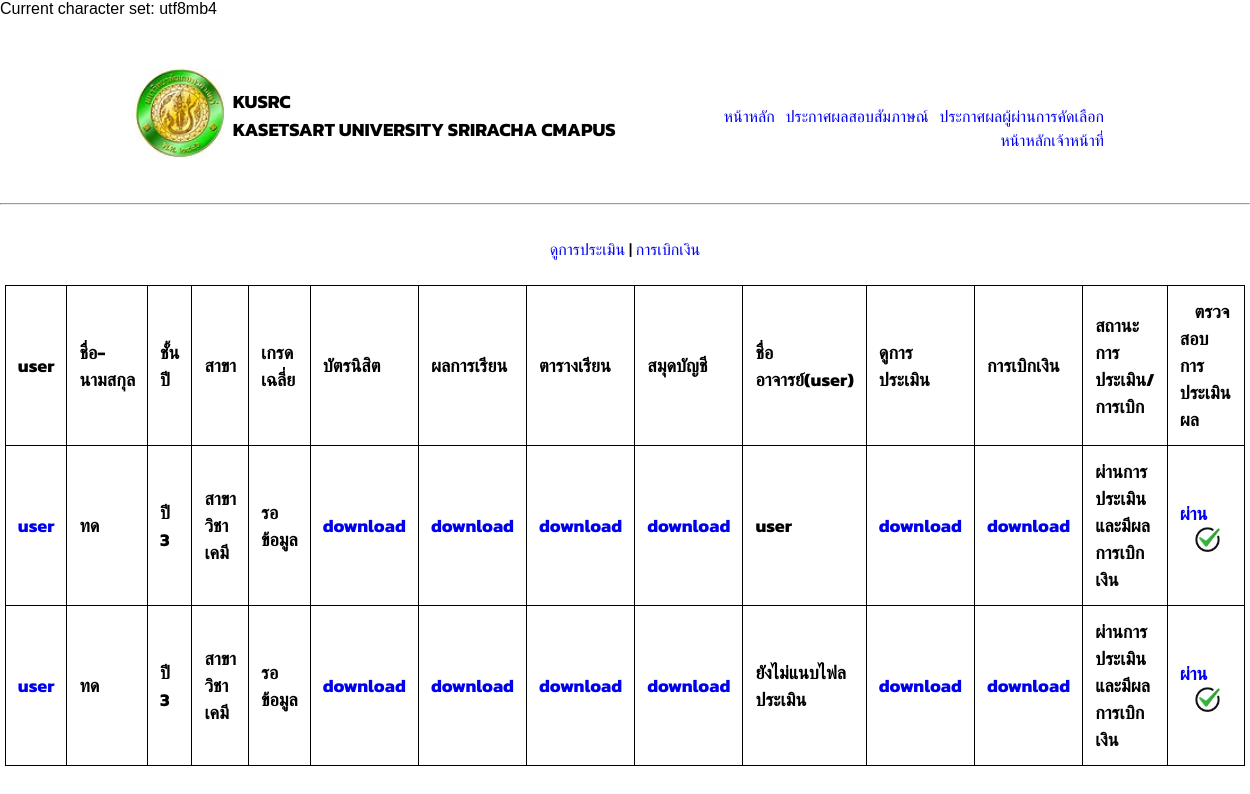
The app's page /staff/homestaff3.php?table=work (signed in) with its own data.
### tables this page shows
CREATE TABLE `work` (
  `id` int(11) NOT NULL,
  `user` varchar(405) DEFAULT NULL,
  `nisitidcard_path` varchar(405) DEFAULT NULL,
  `gpa_path` varchar(405) DEFAULT NULL,
  `study_path` varchar(405) DEFAULT NULL,
  `bank_path` varchar(400) DEFAULT NULL,
  `time` varchar(405) DEFAULT NULL,
  `unix` varchar(45) DEFAULT NULL,
  `keep` varchar(4005) DEFAULT NULL,
  `status` varchar(45) DEFAULT NULL,
  `status2` varchar(500) DEFAULT NULL,
  `status3` varchar(500) DEFAULT NULL,
  `status4` varchar(500) DEFAULT NULL,
  `moneypath` varchar(500) DEFAULT NULL,
  `evaluatepath` varchar(555) DEFAULT NULL,
  `teachername` varchar(555) DEFAULT NULL,
  `status5` varchar(500) DEFAULT NULL,
  `status6` varchar(500) DEFAULT NULL
);

CREATE TABLE `nisit` (
  `id` int(11) NOT NULL,
  `user` varchar(45) DEFAULT NULL,
  `pass` varchar(45) DEFAULT NULL,
  `name` varchar(45) DEFAULT NULL,
  `tel` varchar(45) DEFAULT NULL,
  `status` varchar(45) DEFAULT NULL,
  `thainame` varchar(45) DEFAULT NULL,
  `thaisurname` varchar(45) DEFAULT NULL,
  `engname` varchar(45) DEFAULT NULL,
  `engsurname` varchar(45) DEFAULT NULL,
  `nisitid` varchar(45) DEFAULT NULL,
  `year` varchar(45) DEFAULT NULL,
  `sec` varchar(45) DEFAULT NULL,
  `email` varchar(45) DEFAULT NULL,
  `line` varchar(45) DEFAULT NULL,
  `thaiprename` varchar(45) DEFAULT NULL,
  `engprename` varchar(45) DEFAULT NULL,
  `keep` varchar(5000) DEFAULT NULL
);

### Staff/homeStaff3.php (the view, shortened to what this page needs)
<!DOCTYPE html>
<html lang="en">
<?php
include "../connectDb.php";
include "../Nisit/resource/navIndex.php";
$table = 'tunasup';
if ($_REQUEST['table']) {
    $table = $_REQUEST['table'];
}else{
    header("Location: http://localhost/intern/Staff");
}
?>
<head>
    <link rel="stylesheet" href="http:\\localhost\Intern\Nisit\resource\css.css">
    <link rel="stylesheet" type="text/css" href="https://cdn.datatables.net/1.11.3/css/jquery.dataTables.css">
</head>
<body>
    <div>
        <br>
        <hr>
        <br>
        <?php
                if ($table == 'work') {
                    echo('
                        <div style="text-align: center">
                            <a href="http://localhost/Intern/staff/homestaff4.php" class="button large hpbottom">ดูการประเมิน</a>
                            |
                            <a href="http://localhost/Intern/staff/homestaff5.php" class="button large hpbottom">การเบิกเงิน</a>
                        </div>
                        <br>'
                    );
                }
        ?>
        <table id="myTable" class="display" style="width:90%;text-align:center;margin-left:auto;margin-right:auto;  border-collapse: collapse;  border: 1px solid black; ">
            <?php
            if ($table == 'tunasup') {
                echo ('
                <tr>
                    <th>user</th>
                    <th>ชื่อ-นามสกุล</th>
                    <th>ชั้นปี</th>
                    <th>สาขา</th>
                    <th>เกรดเฉลี่ย</th>
                    <th>ทฉ.2</th>
                    <th>บัตรนิสิต</th>
                    <th>ผลการเรียน</th>
                    <th>สมุดบัญชี</th>
                    <th>บัตรผู้รับรอง</th>
                    <th>สถานะคัดเลือก</th>
                </tr>');
            } elseif ($table == 'work') {
                echo ('
                <tr>
                    <th>user</th>
                    <th>ชื่อ-นามสกุล</th>
                    <th>ชั้นปี</th>
                    <th>สาขา</th>
                    <th>เกรดเฉลี่ย</th>
                    <th>บัตรนิสิต</th>
                    <th>ผลการเรียน</th>
                    <th>ตารางเรียน</th>
                    <th>สมุดบัญชี</th>
                    <th class="header">ชื่ออาจารย์(user)</th>
                    <th class="header">ดูการประเมิน</th>
                    <th class="header">การเบิกเงิน</th>
                    <th class="header">สถานะ การประเมิน/การเบิก</th>
                    <th>&nbsp;&nbsp;&nbsp;&nbsp;ตรวจสอบการประเมินผล&nbsp;&nbsp;&nbsp;&nbsp;&nbsp;&nbsp;&nbsp;&nbsp;&nbsp;</th>
                </tr>
                ');
            }
            $sql = "SELECT * FROM $table where  status2 = 'true' and status3 IS NULL or status3 = ''  order by user ";
            $result = $conn->query($sql);
            while ($row = $result->fetch_assoc()) {
                echo "<tr>";
                if ($table == 'work') {
                    echo "<th><a href='http://localhost/Intern/staff/clocktimestatus.php'>" . $row['user'] . "</a></th>";
                    $user = $row['user'];
                    $Dsql = "SELECT * FROM nisit where user = '$user' ";
                    $resultUser = $conn->query($Dsql);
                    $Fuser = $resultUser->fetch_assoc();
                    if($Fuser['thainame']){echo "<th>" . $Fuser['thainame'] . "</th>";}else{echo("<th>รอข้อมูล</th>");}
                    if($Fuser['year']){echo "<th>" . $Fuser['year'] . "</th>";}else{echo("<th>รอข้อมูล</th>");}
                    if($Fuser['sec']){echo "<th>" . $Fuser['sec'] . "</th>";}else{echo("<th>รอข้อมูล</th>");}
                    $regis = explode("|", $Fuser['keep']);
                    if ($regis[15]) {echo ('<th>' . $regis[15] . '</th>');} else {echo ('<th>รอข้อมูล</th>');}
                    echo "<th><a href='http://localhost/Intern/staff/download.php?file_name=" . $row['nisitidcard_path'] . "'>download</a></th>";
                    echo "<th><a href='http://localhost/Intern/staff/download.php?file_name=" . $row['gpa_path'] . "'>download</a></th>";
                    echo "<th><a href='http://localhost/Intern/staff/download.php?file_name=" . $row['study_path'] . "'>download</a></th>";
                    echo "<th><a href='http://localhost/Intern/staff/download.php?file_name=" . $row['bank_path'] . "'>download</a></th>";
                    if($row['teachername']){echo "<th>" . $row['teachername'] . "</th>";}else{echo("<th>ยังไม่แนบไฟลประเมิน</th>");}
                    echo "<th><a href='http://localhost/Intern/staff/download.php?file_name=" . $row['evaluatepath'] . "'>download</a></th>";
                    echo "<th><a href='http://localhost/Intern/staff/download.php?file_name=" . $row['moneypath'] . "'>download</a></th>";
                    if($row['status5'] && $row['status6']){
                        echo("<th>ผ่านการประเมินและมีผลการเบิกเงิน</th>");
                    }elseif($row['status5']){
                        echo("<th>ขาดผลการเบิก</th>");
                    }else{
                        echo("<th>รอการประเมิน</th>");
                    }
                    if ($row['status3']) {
                        echo "<th> <a href='http://localhost/Intern/staff/updateStats.php?id=" . $row['id'] . "&where=homeStaff3&which=status3&tunname=work&stats=false&table=" . $table . "'>ผ่านคัดเลือก <img class='centerimages' src='http://localhost/Intern/Nisit/resource/yes.png'  width='25' height='25'></a></th>";
                    } else {
                        echo "<th> <a href='http://localhost/Intern/staff/updateStats.php?id=" . $row['id'] . "&where=homeStaff3&which=status3&tunname=work&stats=true&table=" . $table . "'>ผ่าน<img class='centerimages' src='http://localhost/Intern/Nisit/resource/yes.png'   width='25' height='25'></a></th>";
                    }
                }
                echo "</tr>";
            }
            ?>
        </table>
    </div>
</body>
</html>

### Nisit/resource/css.css (style rules this page uses)
#myTable { border-collapse: collapse; width: 100%; border: 1px solid #ddd; font-size: 18px; }
#myTable th, #myTable td { text-align: left; padding: 12px; }
#myTable tr { border-bottom: 1px solid #ddd; }
* { font-family: 'Kanit', sans-serif; }
table, th, td { border: 1px solid black !important; }
th { cursor: pointer !important; }
* { box-sizing: border-box; }
body { font-family: Arial, Helvetica, sans-serif; }
hr { color: black; }
body, html { height: 100% !important; margin: 0 !important; background-color: white; }

### Nisit/resource/navIndex.php (style rules this page uses)
img { float: left; }
a { text-decoration: none !important; }

### Staff/homeStaff3.php (style rules this page uses)
.centerimages { margin-left: 30%; margin-right: auto; }

### records on screen
work: user "user", nisit.thainame "ทด", nisit.year "ปี 3", nisit.sec "สาขาวิชาเคมี", teachername "user", status5 "ผ่านการประเมินและมีผลการเบิกเงิน"
work: user "user", nisit.thainame "ทด", nisit.year "ปี 3", nisit.sec "สาขาวิชาเคมี", shows "ยังไม่แนบไฟลประเมิน", status5 "ผ่านการประเมินและมีผลการเบิกเงิน"

### other values on screen
$conn->character_set_name() "utf8mb4"
